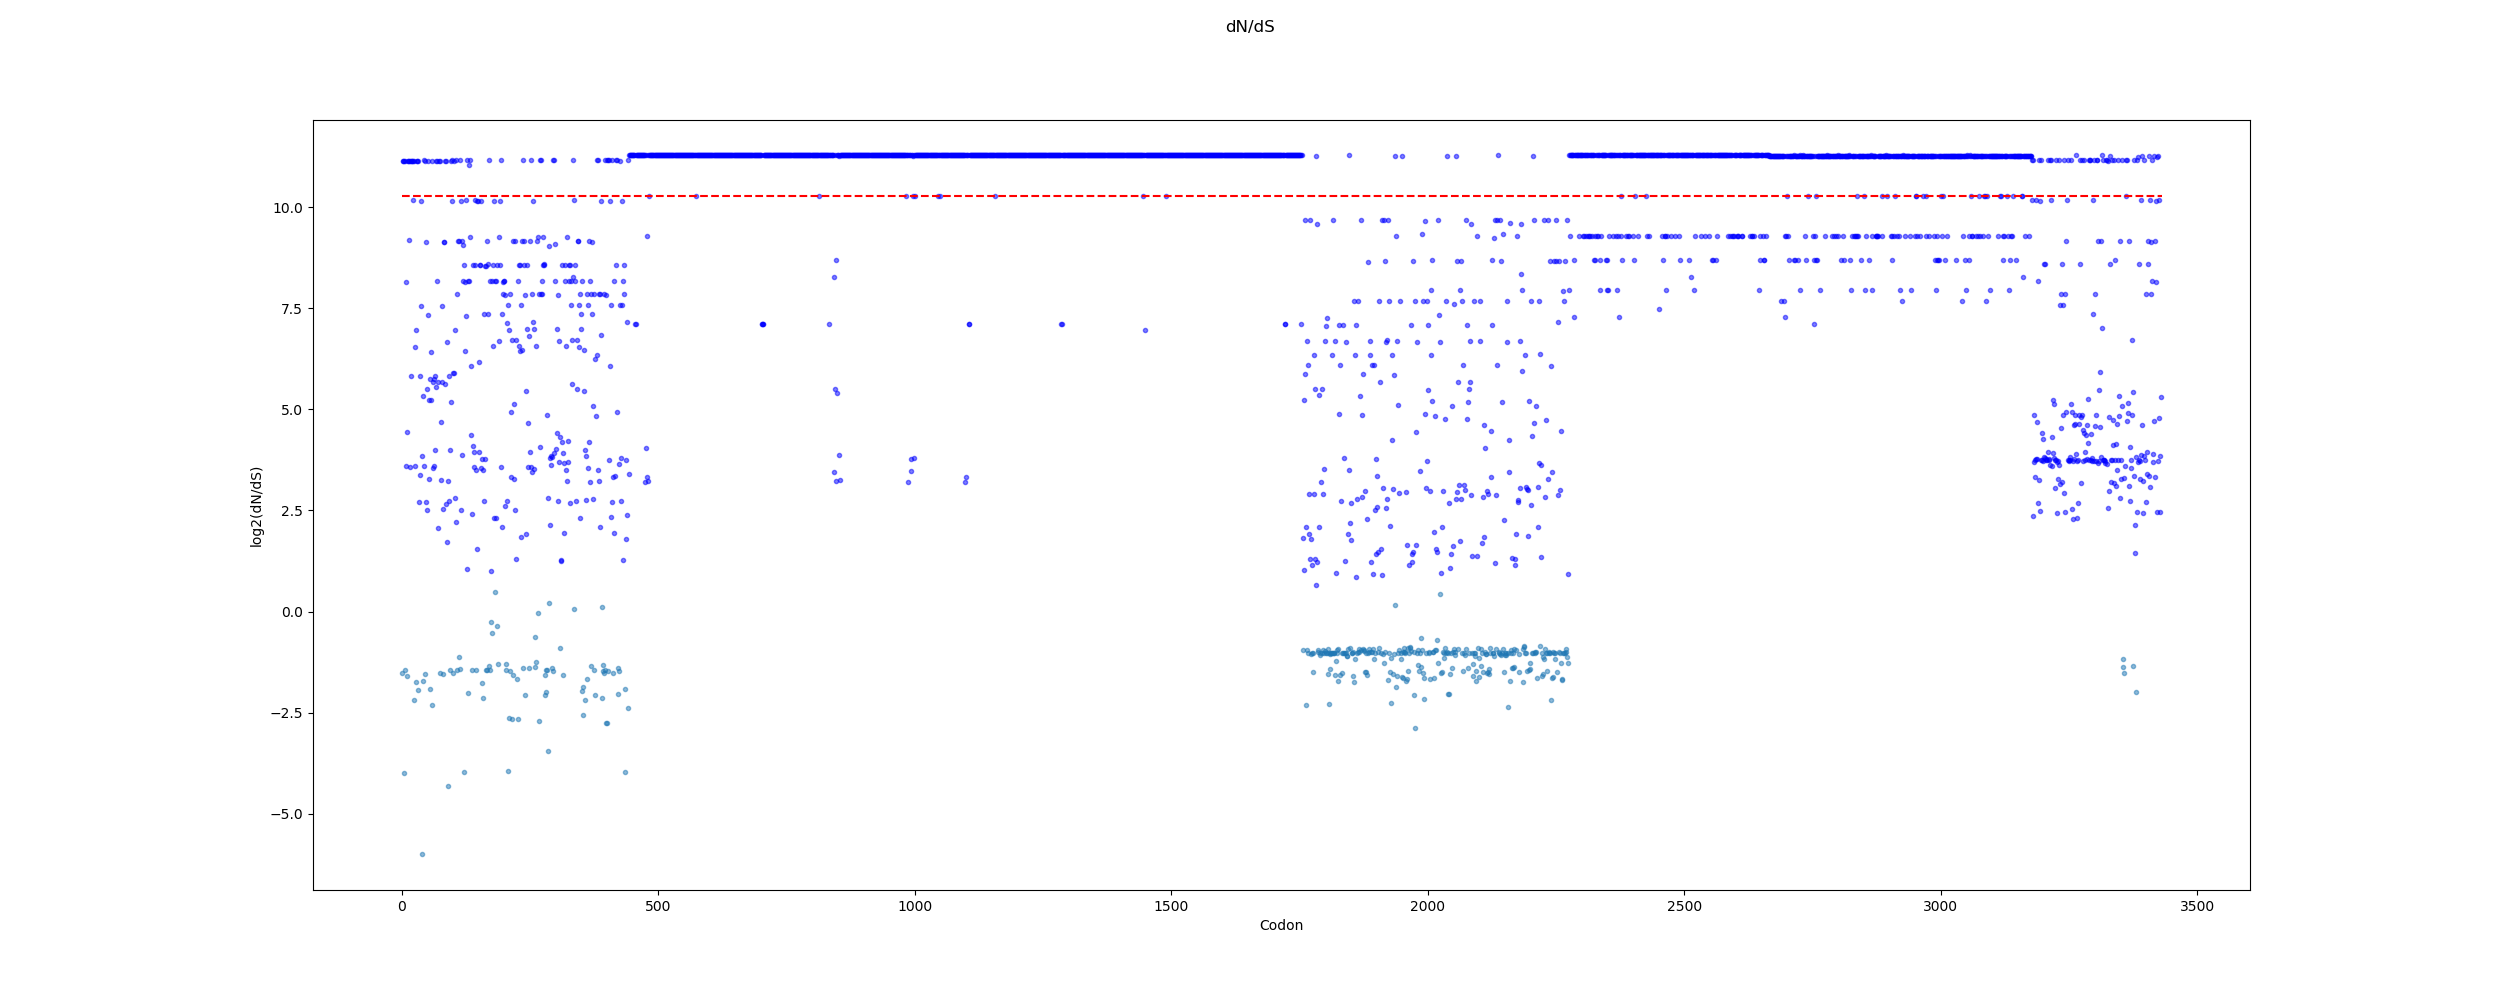

The script that saved this image:
#!/usr/bin/env python3


import sys
import numpy as np
import matplotlib.pyplot as plt

#fasta reader
class FASTAReader(object):
    
    def __init__(self,file):
        self.last_ident = None
        self.file = file
        self.eof = False
    
    def __iter__(self):
        return self
    
    def __next__(self):
        if self.eof:
            raise StopIteration
        if self.last_ident is not None:
            #Not first line
            ident = self.last_ident
            
        else:
            #First line
            line = self.file.readline()
            if line == "":
                return None, None
            
            assert line.startswith(">"), "Not a FASTA file"
            ident = line[1:].rstrip("\r\n") 

        sequences = []
        while True:
            line = self.file.readline()
            if line == "":
                self.eof = True
                break
            elif not line.startswith(">"):
                sequences.append(line.strip())
            else:
                self.last_ident = line[1:].rstrip("\r\n")
                break
        sequence = "".join(sequences)
        return ident, sequence
        
#code starts here

"""
./dn_ds.py alignment.out blast_translated_aligned.fa 
"""

dna_reader = FASTAReader(open(sys.argv[1]))
prot_reader = FASTAReader(open(sys.argv[2]))
codons = {} 
codons_ratio = {} 
no_change = 0
syn = 0
non_syn = 0
alignments = 0

for (dna_id, dna), (aa_id, aa) in zip(dna_reader, prot_reader): 
    
    if dna_id == "gi|11497619|gb|M12294.2|WNFCG": 
        ref_dna = dna
        ref_prot = aa
    else:
        alignments += 1 
        j = 0 
        acd = 0 
        for i in range(len(ref_prot)): 
            if ref_dna[j:(j+3)] == "---": 
                j += 3
            else: 
                if dna[j:(j+3)] == ref_dna[j:(j+3)]: 
                    if acd in codons: 
                        no_change, syn, non_syn = codons[acd] 
                        no_change += 1 
                        codons[acd] = (no_change, syn, non_syn) 
                    else: 
                        codons[acd] = (1,0,0) 
                   
                    j += 3
                    acd += 1
                else: 
                    if aa[i] == ref_prot[i]: 
                        if acd in codons:
                            no_change, syn, non_syn = codons[acd]
                            syn += 1
                            codons[acd] = (no_change, syn, non_syn)
                        else:
                            codons[acd] = (0,1,0)
                        
                        j += 3
                        acd += 1

                    else: 
                        if acd in codons:
                            no_change, syn, non_syn = codons[acd]
                            non_syn += 1
                            codons[acd] = (no_change, syn, non_syn)

                        else:
                            codons[acd] = (0,0,1)
                        j += 3
                        acd += 1



X = []
y = []
difference = []
totalCounts = []
SigX = []
Sigy = []
InsigX = []
Insigy = []

for i in range(1,len(codons)):
    no_change, syn, non_syn = codons[i]
    if syn != 0:
        codons_ratio[i] = float(non_syn)/float(syn)
    else:
        codons_ratio[i] = non_syn/(0.5)
    difference.append(float(non_syn)-float(syn))
    totalCounts.append(float(non_syn)+float(syn))
    X.append(i)
    y.append(codons_ratio[i])


for i, value in enumerate(difference):
    stdev = np.std(difference)
    stderr = stdev/totalCounts[i]**.5
    t = (value -0)/stderr
    if t > 2.58:
        SigX.append(X[i])
        Sigy.append(y[i])
    else:
        InsigX.append(X[i])
        Insigy.append(y[i])
        


fig, ax = plt.subplots(figsize=(25,10))
ax.scatter(SigX, np.log2(Sigy), color='b', alpha = 0.5, s=9)
ax.scatter(InsigX, np.log2(Insigy), alpha = 0.5, s=9)
x = np.linspace(0, len(codons)+1)
y = alignments
y50=[]
for i in range(len(x)):
    y50.append(y)
plt.plot(x, np.log2(y50), color = 'r', linestyle='dashed')
fig.suptitle("dN/dS")
ax.set_xlabel("Codon")
ax.set_ylabel("log2(dN/dS)")
fig.savefig("dn_ds.png")
plt.close(fig)

        




    